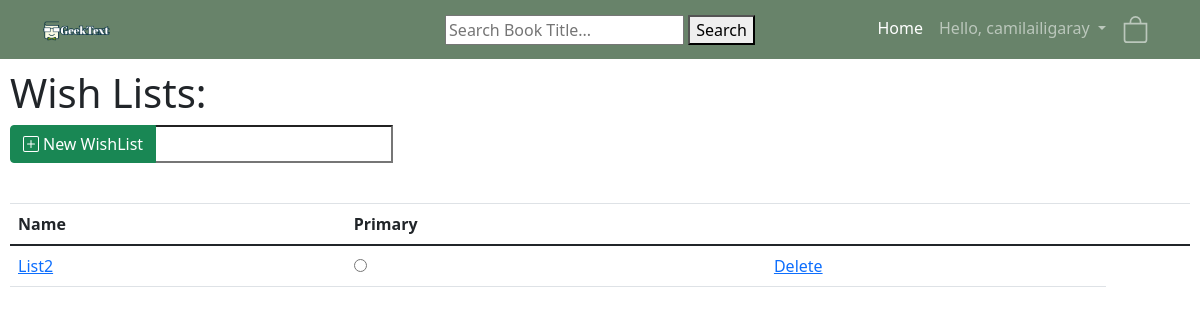
/wishlist/ (signed in), run on an earlier commit of the app's database.
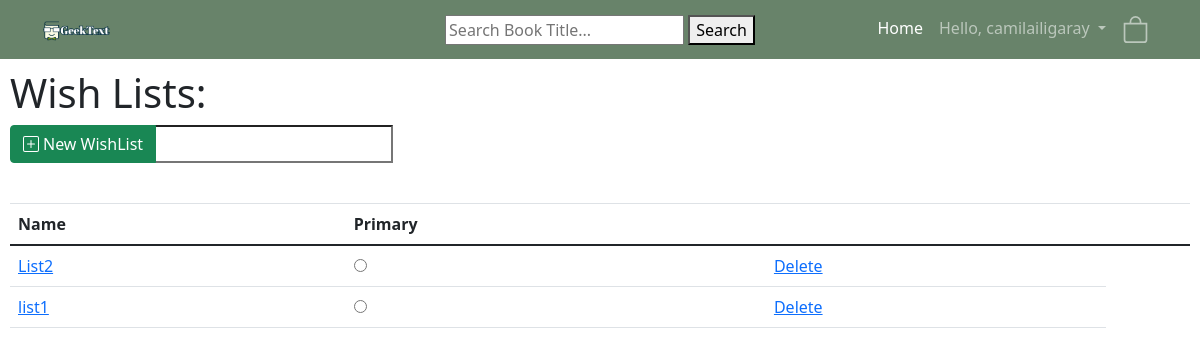
And on a later commit of the database.
### wishlist/models.py (models this page shows, shortened)
class WishList(models.Model):
    name = models.CharField(max_length=200)
    primary = models.BooleanField(True, False)
    user = models.ForeignKey(User, on_delete=models.CASCADE, related_name="wishlist", null=True)
    book = models.ManyToManyField(Book, related_name="bookwish")

### wishlist/views.py (the view, shortened to what this page needs)
# urls.py: path('wishlist/', include("wishlist.urls")),  # this connects to the urls.py inside the app wishlist
def wishlist(response):  # good to go
    wl = WishList.objects.filter(user=response.user)
    return render(response, "wishlist/wishlisthome.html", {"wl": wl})

### wishlist/templates/wishlist/wishlisthome.html (shortened to what this page needs)
{% extends 'onlinelibrary/base.html' %}
{% block content%}
<h1>Wish Lists:</h1>
<form  method="post" action="#">
    <div class="input-group mb-3">
        <div class="input-group-prepend">
            <button type="submit", name="new", class="btn btn-success", value="new">
                New WishList
            </button>
        </div>
        <input type="text", name="new">
    </div>
    <br>
<table class="table">
    <thead>
            <th>Name</th>
            <th>Primary</th>
            <th></th>
            <th></th>
    </thead>
        {% for wl in wl %}
        <tr><td><a href="http://127.0.0.1:8000/wishlist/{{wl.id}}">{{wl.name}}</a></td>
            <td><input type="radio", value="{{wl.primary}}", name="primary"></input</td>
            <td><a href="{% url 'delete_wishlist' wl.id %}">Delete</a></td></tr>
        {% endfor %}
</table>
</form>
{% endblock%}

What changed in the data, as far as the page shows it:
added WishList: name "list1"
